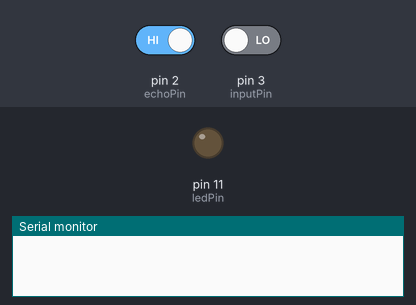
Simulated run of this sketch. Board: Arduino Uno, built with avr-gcc and run on an emulated ATmega328P. Parts: output pins drawn as LEDs (lit = HIGH), the last lines printed to the serial monitor. Inputs (shaded band) come from the test bench; at power-on: pin 3 (inputPin) LOW, pin 2 (echoPin) HIGH. Pins used as bus, display or sensor lines are not drawn.

Above: at 1.2 s.
1.3 s: pin 3 (inputPin) driven HIGH
2.8 s: pin 2 (echoPin) driven LOW
At 4.4 s:
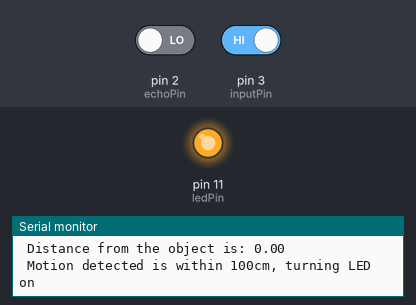
5.3 s: pin 3 (inputPin) driven LOW
At 6.0 s:
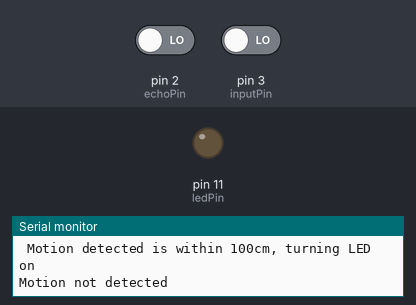
Timing chart, 0 to 8.3 s (numbered marks = the images above; inputs shaded):
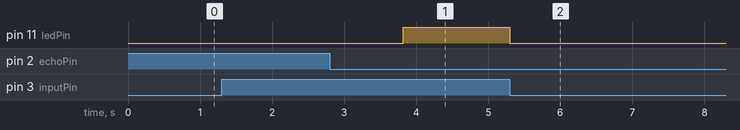

The sketch:

M1.T3C.ino
```cpp
// Define the input pin connected to the PIR senosr
const int inputPin = 3;

// Define the output pin connected to the LED
const int ledPin = 11;

//Define the trigger and echo pins connected to the ultrasonic sensor
const int triggerPin = 1;
const int echoPin = 2;

// Variables to store the distance and duration calculated by the ultrasonic sensor
volatile float distance;
volatile long duration;

// Variable to check whether an ultrasonic wave has been sent or not
volatile bool ultrasonicPulseSent = false;

// Variable to store the state of the PIR sensor
volatile int pirState = LOW;

void setup() {

  // Set the inputPin as INPUT
  pinMode(inputPin, INPUT);

  // Set the ledPin as OUTPUT
  pinMode(ledPin, OUTPUT);

  // Set the triggerPin as output and echopin as input
  pinMode(triggerPin, OUTPUT);
  pinMode(echoPin, INPUT);

  // Attach interrupts for PIR senor and ultrasonic senosr echo pulse
  attachInterrupt(digitalPinToInterrupt(inputPin), motionDetectedInterrupt, CHANGE);
  attachInterrupt(digitalPinToInterrupt(echoPin),  echoPulseEndInterrupt, FALLING);

   // Intialize the serial communication at 9600 baud rate
  Serial.begin(9600);

}

// Interrupt service routine for PIR motion detected
void motionDetectedInterrupt()
{
    // Reads the state of the PIR senor
    pirState = digitalRead(inputPin);


    if(pirState == HIGH) // Motion is detected by the PIR sensor
    {
         Serial.println("Motion detected");

         // Sends an ultrasonic pulse by triggering the trigger pin
         digitalWrite(triggerPin,HIGH);
         delayMicroseconds(10);
         digitalWrite(triggerPin,LOW);

         // Updating the value of the variable
         ultrasonicPulseSent = true;
    }
    else // Motion is not detected by the PIR sensor
    {
         Serial.println("Motion not detected");

         // Turn LED off in case it is on
         digitalWrite(ledPin, LOW);

         ultrasonicPulseSent = false;
    }


}

// Interrupt service routine for the ultrasonic sensor echo pulse
void echoPulseEndInterrupt()
{

  if (ultrasonicPulseSent)
  {
      // pulseIn function measure the duration of the echo pulse and its value is stored in duration variable
      duration = pulseIn(echoPin, HIGH);

      // Calculates the distance in cm based on th eduration of the echo pulse
      distance = duration / 58.0;

      ultrasonicPulseSent = false;

     // Check if the object is within 100cm
     if (distance <= 100)
     {
        Serial.print(" Distance from the object is: ");
        Serial.println(distance);
        Serial.println(" Motion detected is within 100cm, turning LED on");

        // Turns on the led
        digitalWrite(ledPin, HIGH);
     }
     else
    {
       Serial.print("Distance of the object is: ");
       Serial.println(distance);
       Serial.println(" Motion detected is out of range, turning LED off");

       // Turns LED off
       digitalWrite(ledPin, LOW);
    }
  }
}


void loop() {

// We can do anything else here
 }
```

Measured:
- after the input at 2.8 s, pin 11 (ledPin): LOW → HIGH after 1.0 s
- after the input at 5.3 s, pin 11 (ledPin): HIGH → LOW at once
